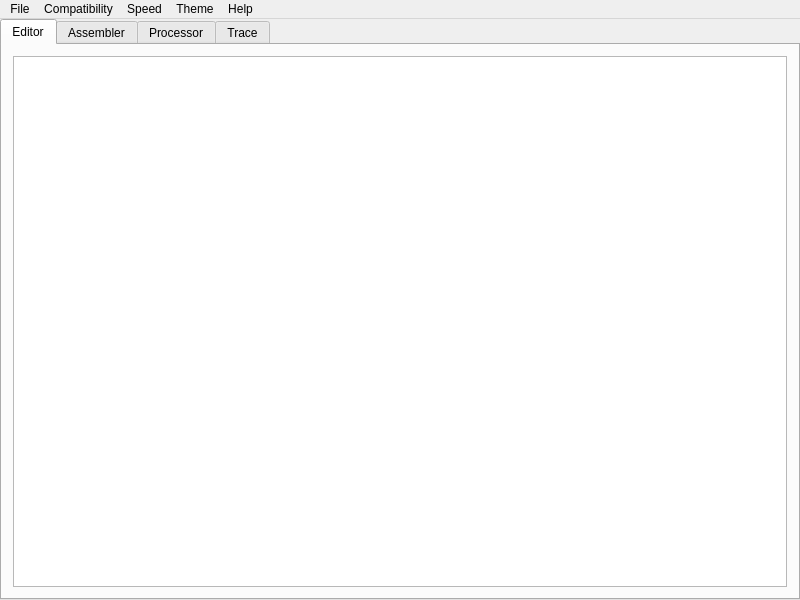
<?xml version="1.0" encoding="UTF-8"?>
<ui version="4.0">
 <class>MainWindow</class>
 <widget class="QMainWindow" name="MainWindow">
  <property name="geometry">
   <rect>
    <x>0</x>
    <y>0</y>
    <width>800</width>
    <height>600</height>
   </rect>
  </property>
  <property name="minimumSize">
   <size>
    <width>800</width>
    <height>600</height>
   </size>
  </property>
  <property name="windowTitle">
   <string>Cigma16</string>
  </property>
  <property name="windowIcon">
   <iconset>
    <normaloff>:/icons/AppIcon</normaloff>:/icons/AppIcon</iconset>
  </property>
  <widget class="QWidget" name="centralWidget">
   <layout class="QGridLayout" name="gridLayout">
    <property name="leftMargin">
     <number>0</number>
    </property>
    <property name="topMargin">
     <number>0</number>
    </property>
    <property name="rightMargin">
     <number>0</number>
    </property>
    <property name="bottomMargin">
     <number>0</number>
    </property>
    <property name="horizontalSpacing">
     <number>6</number>
    </property>
    <item row="0" column="0">
     <widget class="QTabWidget" name="tabWidget">
      <property name="currentIndex">
       <number>0</number>
      </property>
      <widget class="QWidget" name="tab">
       <attribute name="title">
        <string>Editor</string>
       </attribute>
       <layout class="QVBoxLayout" name="verticalLayout">
        <item>
         <layout class="QGridLayout" name="gridLayout_2">
          <item row="0" column="0">
           <widget class="QTextEdit" name="editorTextEdit">
            <property name="acceptRichText">
             <bool>false</bool>
            </property>
           </widget>
          </item>
         </layout>
        </item>
       </layout>
      </widget>
      <widget class="QWidget" name="tab_2">
       <attribute name="title">
        <string>Assembler</string>
       </attribute>
       <layout class="QVBoxLayout" name="verticalLayout_2">
        <item>
         <layout class="QGridLayout" name="gridLayout_3">
          <item row="1" column="0">
           <widget class="QTextEdit" name="assemblerTextEdit">
            <property name="readOnly">
             <bool>true</bool>
            </property>
            <property name="acceptRichText">
             <bool>false</bool>
            </property>
           </widget>
          </item>
          <item row="0" column="0">
           <widget class="QPushButton" name="assembleButton">
            <property name="text">
             <string>Assemble</string>
            </property>
           </widget>
          </item>
         </layout>
        </item>
       </layout>
      </widget>
      <widget class="QWidget" name="tab_3">
       <attribute name="title">
        <string>Processor</string>
       </attribute>
       <layout class="QVBoxLayout" name="verticalLayout_4">
        <item>
         <layout class="QVBoxLayout" name="verticalLayout_3" stretch="1,0,10">
          <item>
           <layout class="QHBoxLayout" name="horizontalLayout_2" stretch="0,0,0,0,0">
            <item>
             <widget class="QPushButton" name="resetButton">
              <property name="text">
               <string>Reset</string>
              </property>
             </widget>
            </item>
            <item>
             <widget class="QPushButton" name="loadButton">
              <property name="text">
               <string>Load</string>
              </property>
             </widget>
            </item>
            <item>
             <widget class="QPushButton" name="stepButton">
              <property name="text">
               <string>Step</string>
              </property>
             </widget>
            </item>
            <item>
             <widget class="QPushButton" name="runButton">
              <property name="text">
               <string>Run</string>
              </property>
             </widget>
            </item>
            <item>
             <widget class="QPushButton" name="stopButton">
              <property name="text">
               <string>Stop</string>
              </property>
             </widget>
            </item>
           </layout>
          </item>
          <item>
           <layout class="QHBoxLayout" name="horizontalLayout_3" stretch="0,0,0,1">
            <item>
             <layout class="QVBoxLayout" name="verticalLayout_6" stretch="1,1">
              <item>
               <layout class="QVBoxLayout" name="verticalLayout_10" stretch="1,16">
                <item>
                 <widget class="QLabel" name="label_5">
                  <property name="font">
                   <font>
                    <weight>75</weight>
                    <bold>true</bold>
                   </font>
                  </property>
                  <property name="text">
                   <string>Instruction Decode</string>
                  </property>
                  <property name="alignment">
                   <set>Qt::AlignCenter</set>
                  </property>
                 </widget>
                </item>
                <item>
                 <layout class="QGridLayout" name="gridLayout_6" rowstretch="1,0,0,0" columnstretch="1,3">
                  <item row="1" column="0">
                   <widget class="QLabel" name="label_7">
                    <property name="font">
                     <font>
                      <weight>50</weight>
                      <italic>true</italic>
                      <bold>false</bold>
                     </font>
                    </property>
                    <property name="text">
                     <string>Operands</string>
                    </property>
                    <property name="alignment">
                     <set>Qt::AlignCenter</set>
                    </property>
                   </widget>
                  </item>
                  <item row="0" column="0">
                   <widget class="QLabel" name="label_6">
                    <property name="font">
                     <font>
                      <weight>50</weight>
                      <italic>true</italic>
                      <bold>false</bold>
                     </font>
                    </property>
                    <property name="text">
                     <string>Operation</string>
                    </property>
                    <property name="alignment">
                     <set>Qt::AlignCenter</set>
                    </property>
                   </widget>
                  </item>
                  <item row="2" column="0">
                   <widget class="QLabel" name="label_8">
                    <property name="font">
                     <font>
                      <weight>50</weight>
                      <italic>true</italic>
                      <bold>false</bold>
                     </font>
                    </property>
                    <property name="text">
                     <string>Type</string>
                    </property>
                    <property name="alignment">
                     <set>Qt::AlignCenter</set>
                    </property>
                   </widget>
                  </item>
                  <item row="3" column="0">
                   <widget class="QLabel" name="label_9">
                    <property name="font">
                     <font>
                      <weight>50</weight>
                      <italic>true</italic>
                      <bold>false</bold>
                     </font>
                    </property>
                    <property name="text">
                     <string>Effect</string>
                    </property>
                    <property name="alignment">
                     <set>Qt::AlignCenter</set>
                    </property>
                   </widget>
                  </item>
                  <item row="0" column="1">
                   <widget class="QLineEdit" name="emOperation">
                    <property name="readOnly">
                     <bool>true</bool>
                    </property>
                   </widget>
                  </item>
                  <item row="1" column="1">
                   <widget class="QLineEdit" name="emOperands">
                    <property name="readOnly">
                     <bool>true</bool>
                    </property>
                   </widget>
                  </item>
                  <item row="2" column="1">
                   <widget class="QLineEdit" name="emType">
                    <property name="readOnly">
                     <bool>true</bool>
                    </property>
                   </widget>
                  </item>
                  <item row="3" column="1">
                   <widget class="QLineEdit" name="emEffect">
                    <property name="readOnly">
                     <bool>true</bool>
                    </property>
                   </widget>
                  </item>
                 </layout>
                </item>
               </layout>
              </item>
              <item>
               <layout class="QVBoxLayout" name="verticalLayout_9" stretch="1,16">
                <item>
                 <widget class="QLabel" name="label_4">
                  <property name="font">
                   <font>
                    <weight>75</weight>
                    <bold>true</bold>
                   </font>
                  </property>
                  <property name="text">
                   <string>Registers</string>
                  </property>
                  <property name="alignment">
                   <set>Qt::AlignCenter</set>
                  </property>
                 </widget>
                </item>
                <item>
                 <layout class="QGridLayout" name="gridLayout_7" columnstretch="1,3">
                  <item row="0" column="1">
                   <widget class="QLineEdit" name="registerPC">
                    <property name="readOnly">
                     <bool>true</bool>
                    </property>
                   </widget>
                  </item>
                  <item row="2" column="0">
                   <widget class="QLabel" name="label_12">
                    <property name="font">
                     <font>
                      <italic>true</italic>
                     </font>
                    </property>
                    <property name="text">
                     <string>adr</string>
                    </property>
                    <property name="alignment">
                     <set>Qt::AlignCenter</set>
                    </property>
                   </widget>
                  </item>
                  <item row="1" column="1">
                   <widget class="QLineEdit" name="registerIR">
                    <property name="readOnly">
                     <bool>true</bool>
                    </property>
                   </widget>
                  </item>
                  <item row="3" column="0">
                   <widget class="QLabel" name="label_13">
                    <property name="font">
                     <font>
                      <italic>true</italic>
                     </font>
                    </property>
                    <property name="text">
                     <string>dat</string>
                    </property>
                    <property name="alignment">
                     <set>Qt::AlignCenter</set>
                    </property>
                   </widget>
                  </item>
                  <item row="1" column="0">
                   <widget class="QLabel" name="label_10">
                    <property name="font">
                     <font>
                      <italic>true</italic>
                     </font>
                    </property>
                    <property name="text">
                     <string>ir</string>
                    </property>
                    <property name="alignment">
                     <set>Qt::AlignCenter</set>
                    </property>
                   </widget>
                  </item>
                  <item row="0" column="0">
                   <widget class="QLabel" name="label_11">
                    <property name="font">
                     <font>
                      <italic>true</italic>
                     </font>
                    </property>
                    <property name="text">
                     <string>pc</string>
                    </property>
                    <property name="alignment">
                     <set>Qt::AlignCenter</set>
                    </property>
                   </widget>
                  </item>
                  <item row="2" column="1">
                   <widget class="QLineEdit" name="registerADR">
                    <property name="readOnly">
                     <bool>true</bool>
                    </property>
                   </widget>
                  </item>
                  <item row="3" column="1">
                   <widget class="QLineEdit" name="registerDAT">
                    <property name="readOnly">
                     <bool>true</bool>
                    </property>
                   </widget>
                  </item>
                 </layout>
                </item>
               </layout>
              </item>
             </layout>
            </item>
            <item>
             <layout class="QVBoxLayout" name="verticalLayout_8" stretch="1,16">
              <item>
               <widget class="QLabel" name="label">
                <property name="font">
                 <font>
                  <weight>75</weight>
                  <bold>true</bold>
                 </font>
                </property>
                <property name="text">
                 <string>Register File</string>
                </property>
                <property name="alignment">
                 <set>Qt::AlignCenter</set>
                </property>
               </widget>
              </item>
              <item>
               <widget class="QPlainTextEdit" name="registerFile">
                <property name="minimumSize">
                 <size>
                  <width>0</width>
                  <height>250</height>
                 </size>
                </property>
                <property name="maximumSize">
                 <size>
                  <width>100</width>
                  <height>16777215</height>
                 </size>
                </property>
                <property name="font">
                 <font>
                  <family>Courier</family>
                 </font>
                </property>
                <property name="verticalScrollBarPolicy">
                 <enum>Qt::ScrollBarAlwaysOff</enum>
                </property>
                <property name="horizontalScrollBarPolicy">
                 <enum>Qt::ScrollBarAlwaysOff</enum>
                </property>
                <property name="readOnly">
                 <bool>true</bool>
                </property>
               </widget>
              </item>
             </layout>
            </item>
            <item>
             <layout class="QVBoxLayout" name="verticalLayout_7" stretch="1,16">
              <item>
               <widget class="QLabel" name="label_2">
                <property name="font">
                 <font>
                  <weight>75</weight>
                  <bold>true</bold>
                 </font>
                </property>
                <property name="text">
                 <string>Memory</string>
                </property>
                <property name="alignment">
                 <set>Qt::AlignCenter</set>
                </property>
               </widget>
              </item>
              <item>
               <layout class="QHBoxLayout" name="horizontalLayout_5">
                <item>
                 <widget class="QPlainTextEdit" name="memoryFileLeft">
                  <property name="minimumSize">
                   <size>
                    <width>0</width>
                    <height>250</height>
                   </size>
                  </property>
                  <property name="maximumSize">
                   <size>
                    <width>120</width>
                    <height>16777215</height>
                   </size>
                  </property>
                  <property name="font">
                   <font>
                    <family>Courier</family>
                   </font>
                  </property>
                  <property name="undoRedoEnabled">
                   <bool>false</bool>
                  </property>
                  <property name="lineWrapMode">
                   <enum>QPlainTextEdit::NoWrap</enum>
                  </property>
                  <property name="readOnly">
                   <bool>true</bool>
                  </property>
                 </widget>
                </item>
                <item>
                 <widget class="QPlainTextEdit" name="memoryFileRight">
                  <property name="minimumSize">
                   <size>
                    <width>0</width>
                    <height>250</height>
                   </size>
                  </property>
                  <property name="maximumSize">
                   <size>
                    <width>120</width>
                    <height>16777215</height>
                   </size>
                  </property>
                  <property name="font">
                   <font>
                    <family>Courier</family>
                   </font>
                  </property>
                  <property name="undoRedoEnabled">
                   <bool>false</bool>
                  </property>
                  <property name="lineWrapMode">
                   <enum>QPlainTextEdit::NoWrap</enum>
                  </property>
                  <property name="readOnly">
                   <bool>true</bool>
                  </property>
                 </widget>
                </item>
               </layout>
              </item>
             </layout>
            </item>
            <item>
             <layout class="QVBoxLayout" name="verticalLayout_5" stretch="1,16">
              <item>
               <widget class="QLabel" name="label_3">
                <property name="font">
                 <font>
                  <weight>75</weight>
                  <bold>true</bold>
                 </font>
                </property>
                <property name="text">
                 <string>Input/Output</string>
                </property>
                <property name="alignment">
                 <set>Qt::AlignCenter</set>
                </property>
               </widget>
              </item>
              <item>
               <widget class="QTextEdit" name="inputOutput">
                <property name="minimumSize">
                 <size>
                  <width>0</width>
                  <height>250</height>
                 </size>
                </property>
                <property name="readOnly">
                 <bool>true</bool>
                </property>
                <property name="html">
                 <string>&lt;!DOCTYPE HTML PUBLIC &quot;-//W3C//DTD HTML 4.0//EN&quot; &quot;http://www.w3.org/TR/REC-html40/strict.dtd&quot;&gt;
&lt;html&gt;&lt;head&gt;&lt;meta name=&quot;qrichtext&quot; content=&quot;1&quot; /&gt;&lt;style type=&quot;text/css&quot;&gt;
p, li { white-space: pre-wrap; }
&lt;/style&gt;&lt;/head&gt;&lt;body style=&quot; font-family:'MS Shell Dlg 2'; font-size:8.25pt; font-weight:400; font-style:normal;&quot;&gt;
&lt;p style=&quot;-qt-paragraph-type:empty; margin-top:0px; margin-bottom:0px; margin-left:0px; margin-right:0px; -qt-block-indent:0; text-indent:0px;&quot;&gt;&lt;br /&gt;&lt;/p&gt;&lt;/body&gt;&lt;/html&gt;</string>
                </property>
                <property name="acceptRichText">
                 <bool>false</bool>
                </property>
               </widget>
              </item>
             </layout>
            </item>
           </layout>
          </item>
          <item>
           <layout class="QVBoxLayout" name="verticalLayout_11">
            <item>
             <widget class="QLabel" name="label_14">
              <property name="font">
               <font>
                <weight>75</weight>
                <bold>true</bold>
               </font>
              </property>
              <property name="text">
               <string>Instructions List</string>
              </property>
              <property name="alignment">
               <set>Qt::AlignCenter</set>
              </property>
             </widget>
            </item>
            <item>
             <widget class="QPlainTextEdit" name="instructionList">
              <property name="readOnly">
               <bool>true</bool>
              </property>
             </widget>
            </item>
           </layout>
          </item>
         </layout>
        </item>
       </layout>
      </widget>
      <widget class="QWidget" name="tab_4">
       <attribute name="title">
        <string>Trace</string>
       </attribute>
       <layout class="QHBoxLayout" name="horizontalLayout">
        <item>
         <layout class="QVBoxLayout" name="verticalLayout_12">
          <item>
           <widget class="QPushButton" name="clearButton">
            <property name="text">
             <string>Clear</string>
            </property>
           </widget>
          </item>
          <item>
           <widget class="QPlainTextEdit" name="traceTextEdit">
            <property name="readOnly">
             <bool>true</bool>
            </property>
           </widget>
          </item>
         </layout>
        </item>
       </layout>
      </widget>
     </widget>
    </item>
   </layout>
  </widget>
  <widget class="QMenuBar" name="menuBar">
   <property name="geometry">
    <rect>
     <x>0</x>
     <y>0</y>
     <width>800</width>
     <height>21</height>
    </rect>
   </property>
   <widget class="QMenu" name="menuFile">
    <property name="title">
     <string>File</string>
    </property>
    <addaction name="actionNew"/>
    <addaction name="actionOpen"/>
    <addaction name="actionSave"/>
    <addaction name="actionSave_As"/>
    <addaction name="actionExit"/>
   </widget>
   <widget class="QMenu" name="menuAbout">
    <property name="title">
     <string>Compatibility</string>
    </property>
    <addaction name="actionSigma16_0_1_7"/>
    <addaction name="actionSigma16_1_4_4"/>
   </widget>
   <widget class="QMenu" name="menuHelp">
    <property name="title">
     <string>Help</string>
    </property>
    <addaction name="actionAbout"/>
   </widget>
   <widget class="QMenu" name="menuSpeed">
    <property name="title">
     <string>Speed</string>
    </property>
    <addaction name="actionSlow"/>
    <addaction name="actionMedium"/>
    <addaction name="actionFast"/>
    <addaction name="actionRealtime"/>
    <addaction name="actionNo_UI"/>
   </widget>
   <widget class="QMenu" name="menuTheme">
    <property name="title">
     <string>Theme</string>
    </property>
    <addaction name="actionLight"/>
    <addaction name="actionDark"/>
   </widget>
   <addaction name="menuFile"/>
   <addaction name="menuAbout"/>
   <addaction name="menuSpeed"/>
   <addaction name="menuTheme"/>
   <addaction name="menuHelp"/>
  </widget>
  <action name="actionNew">
   <property name="text">
    <string>New</string>
   </property>
   <property name="shortcut">
    <string>Ctrl+N</string>
   </property>
  </action>
  <action name="actionOpen">
   <property name="text">
    <string>Open</string>
   </property>
   <property name="shortcut">
    <string extracomment="Ctrl+O">Ctrl+O</string>
   </property>
  </action>
  <action name="actionSave">
   <property name="text">
    <string>Save</string>
   </property>
   <property name="shortcut">
    <string extracomment="Ctrl+S">Ctrl+S</string>
   </property>
  </action>
  <action name="actionSave_As">
   <property name="text">
    <string>Save As</string>
   </property>
   <property name="shortcut">
    <string extracomment="Ctrl+Alt+S">Ctrl+Alt+S</string>
   </property>
  </action>
  <action name="actionExit">
   <property name="text">
    <string>Exit</string>
   </property>
   <property name="shortcut">
    <string/>
   </property>
  </action>
  <action name="actionAbout">
   <property name="text">
    <string>About</string>
   </property>
   <property name="shortcut">
    <string>F1</string>
   </property>
  </action>
  <action name="actionSigma16_0_1_7">
   <property name="checkable">
    <bool>true</bool>
   </property>
   <property name="checked">
    <bool>true</bool>
   </property>
   <property name="text">
    <string>Sigma16 0.1.7</string>
   </property>
  </action>
  <action name="actionSigma16_1_4_4">
   <property name="checkable">
    <bool>true</bool>
   </property>
   <property name="enabled">
    <bool>true</bool>
   </property>
   <property name="text">
    <string>Sigma16 1.4.4</string>
   </property>
  </action>
  <action name="actionSlow">
   <property name="checkable">
    <bool>true</bool>
   </property>
   <property name="text">
    <string>Slow</string>
   </property>
  </action>
  <action name="actionMedium">
   <property name="checkable">
    <bool>true</bool>
   </property>
   <property name="text">
    <string>Medium</string>
   </property>
  </action>
  <action name="actionFast">
   <property name="checkable">
    <bool>true</bool>
   </property>
   <property name="checked">
    <bool>true</bool>
   </property>
   <property name="text">
    <string>Fast</string>
   </property>
  </action>
  <action name="actionRealtime">
   <property name="checkable">
    <bool>true</bool>
   </property>
   <property name="text">
    <string>Realtime</string>
   </property>
   <property name="toolTip">
    <string>Realtime</string>
   </property>
  </action>
  <action name="actionLight">
   <property name="checkable">
    <bool>true</bool>
   </property>
   <property name="checked">
    <bool>true</bool>
   </property>
   <property name="text">
    <string>Light</string>
   </property>
  </action>
  <action name="actionDark">
   <property name="checkable">
    <bool>true</bool>
   </property>
   <property name="text">
    <string>Dark</string>
   </property>
  </action>
  <action name="actionNo_UI">
   <property name="checkable">
    <bool>true</bool>
   </property>
   <property name="text">
    <string>No UI</string>
   </property>
  </action>
 </widget>
 <layoutdefault spacing="6" margin="11"/>
 <resources/>
 <connections/>
</ui>
